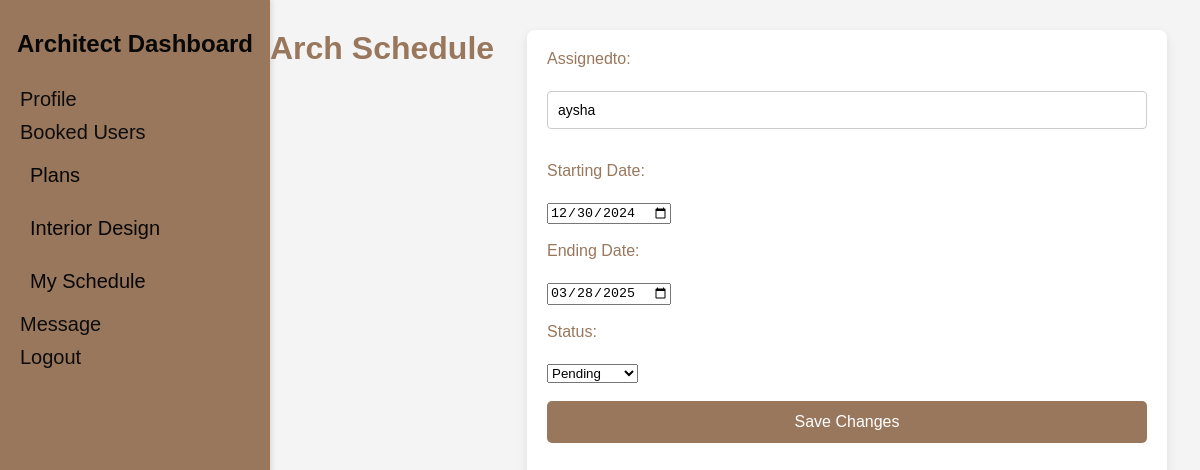
Screenshot of /raising-master_new/update-archschedule.php (signed in) with the database file from the repository.
### tables this page shows
CREATE TABLE `arch_schedule` (
  `schedule_id` int(11) NOT NULL,
  `assignedto` varchar(70) NOT NULL,
  `email` varchar(70) NOT NULL,
  `startingdate` date NOT NULL,
  `endingdate` date NOT NULL,
  `status` varchar(10) NOT NULL
);

### raising-master_new/update-archschedule.php (the view, shortened to what this page needs)
<?php
include 'arch-side.php';
$host = 'localhost';
$user = 'root';
$password = '';
$dbname = 'buildmax';
$conn = new mysqli($host, $user, $password, $dbname);
$p = $_SESSION["username"];
$query = "SELECT * FROM arch_schedule WHERE email = '$p'";
$stmt = $conn->prepare($query);
$stmt->execute();
$result = $stmt->get_result();
$user = $result->fetch_assoc();
?>
<!DOCTYPE html>
<html lang="en">
<head>
</head>
<body>
    <h1>Arch Schedule</h1>
    <form action="" method="POST">
        <label for="assignedto">Assignedto:</label><br>
        <input type="text" id="assignedto" name="assignedto" value="<?php echo htmlspecialchars($user['assignedto']); ?>" required><br><br>
        <label for="startingdate">Starting Date:</label><br>
        <input type="date" id="startingdate" name="startingdate" value="<?php echo htmlspecialchars($user['startingdate']); ?>" required><br><br>
        <label for="endingdate">Ending Date:</label><br>
        <input type="date" id="endingdate" name="endingdate" value="<?php echo htmlspecialchars($user['endingdate']); ?>" required><br><br>
        <label for="status">Status:</label><br>
        <select id="status" name="status" required>
            <option value="Pending">Pending</option>
        </select><br><br>
        <button type="submit" name="submit" id="submit">Save Changes</button>
    </form>
</body>
</html>
<html>
    <head></head>
    <body>
    <link rel="stylesheet" type="text/css" href="updateuser.css">
  </body>
  </html>

### raising-master_new/admin-dash.css (style rules this page uses)
body { margin: 0; font-family: Arial, sans-serif; color: #2c3e50; }

### raising-master_new/updateuser.css (style rules this page uses)
body { font-family: Arial, sans-serif; background-color: #f4f4f4; color: #333; margin: 0; padding: 0; }
h1 { text-align: center; color: #99775C; margin-top: 30px; }
form { width: 80%; max-width: 600px; margin: 30px auto; background-color: #fff; padding: 20px; border-radius: 8px; box-shadow: 0 4px 10px rgba(0, 0, 0, 0.1); }
label { font-size: 16px; color: #99775C; margin-bottom: 5px; display: block; }
input[type="text"], input[type="email"], input[type="tel"], input[type="password"] { width: 100%; padding: 10px; margin-bottom: 15px; border: 1px solid #ccc; border-radius: 4px; font-size: 14px; box-sizing: border-box; }
button { background-color: #99775C; color: white; padding: 12px 25px; border: none; border-radius: 5px; cursor: pointer; font-size: 16px; width: 100%; transition: background-color 0.3s ease; }

### rows the page displays
arch_schedule: assignedto "aysha", startingdate "12/30/2024", endingdate "03/28/2025"
